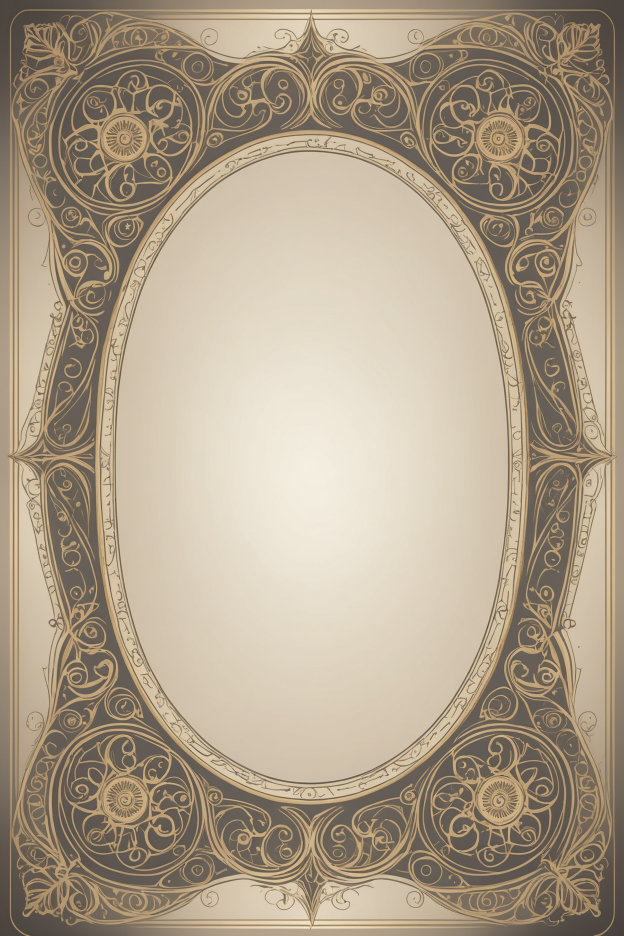
#> input picture assets/gen/front_bg.png, 1248 x 1872 px (shown at 1/2 size)
$ python poker-card-generator.py
#> lines starting #> are read from the running program, lines starting #| are printed output that depends on the picture
from PIL import Image, ImageDraw, ImageFont
import os

class PokerCardGenerator:
    def __init__(self, front_bg, back_bg, font_path, font_size, symbol_images, face_images):
#> called with front_bg = 'assets/gen/front_bg.png', back_bg = 'assets/gen/back_bg.png', font_path = 'assets/gen/Roboto-Bold.ttf', font_size = 100
        self.front_bg = Image.open(front_bg)
#> self.front_bg is the input picture: PIL image 1248x1872 RGB; mean R, G, B 172.9, 158.3, 137.3
        self.back_bg = Image.open(back_bg)
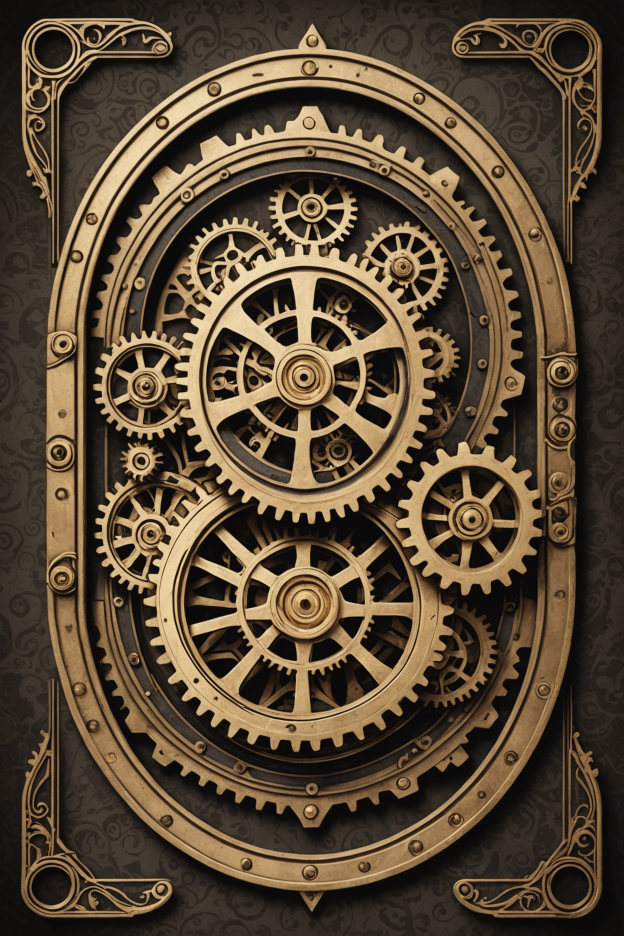
#> input picture assets/gen/back_bg.png, 1248 x 1872 px (shown at 1/2 size)
#> self.back_bg is the input picture: PIL image 1248x1872 RGB; mean R, G, B 88.3, 72.4, 53
        self.font = ImageFont.truetype(font_path, font_size)
        self.symbols = {s: Image.open(img) for s, img in zip(['hearts', 'diamonds', 'spades', 'clubs'], symbol_images)}
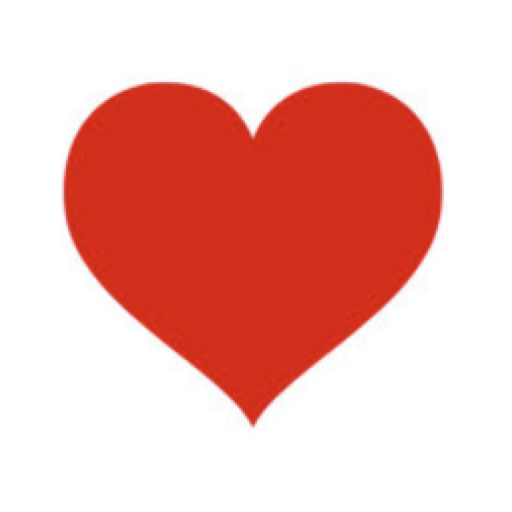
#> input picture hearts.png, 512 x 512 px, found by its file name
        self.faces = {f: Image.open(img) for f, img in zip(['J', 'Q', 'K'], face_images)}

    def create_card(self, rank, suit):
        card = Image.new('RGB', (2496, 1872))
        front = self.front_bg.copy()
        draw = ImageDraw.Draw(front)

        # Add rank and suit
        symbol = self.symbols[suit]
        if rank in ['J', 'Q', 'K']:
            face = self.faces[rank]
            front.paste(face, (624 - face.width // 2, 936 - face.height // 2), face)
        else:
            draw.text((50, 50), rank, font=self.font, fill='black')
            draw.text((1198, 1822), rank, font=self.font, fill='black')
            front.paste(symbol, (624 - symbol.width // 2, 936 - symbol.height // 2), symbol)

        # Combine front and back
        card.paste(front, (0, 0))
        card.paste(self.back_bg, (1248, 0))

        return card

    def generate_deck(self, output_dir):
        ranks = ['2', '3', '4', '5', '6', '7', '8', '9', '10', 'J', 'Q', 'K', 'A']
        suits = ['hearts', 'diamonds', 'spades', 'clubs']

        os.makedirs(output_dir, exist_ok=True)

        for suit in suits:
            for rank in ranks:
                card = self.create_card(rank, suit)
                card.save(f"{output_dir}/{rank}_of_{suit}.png")

if __name__ == "__main__":
    front_bg = "assets/gen/front_bg.png"
    back_bg = "assets/gen/back_bg.png"
    font_path = "assets/gen/Roboto-Bold.ttf"
    font_size = 100
    symbol_images = ["assets/gen/hearts.png", "assets/gen/diamonds.png", "assets/gen/spades.png", "assets/gen/clubs.png"]
    face_images = ["assets/gen/jack.png", "assets/gen/queen.png", "assets/gen/king.png"]

#> (the run stopped early here; a loop or call above may not have finished)
